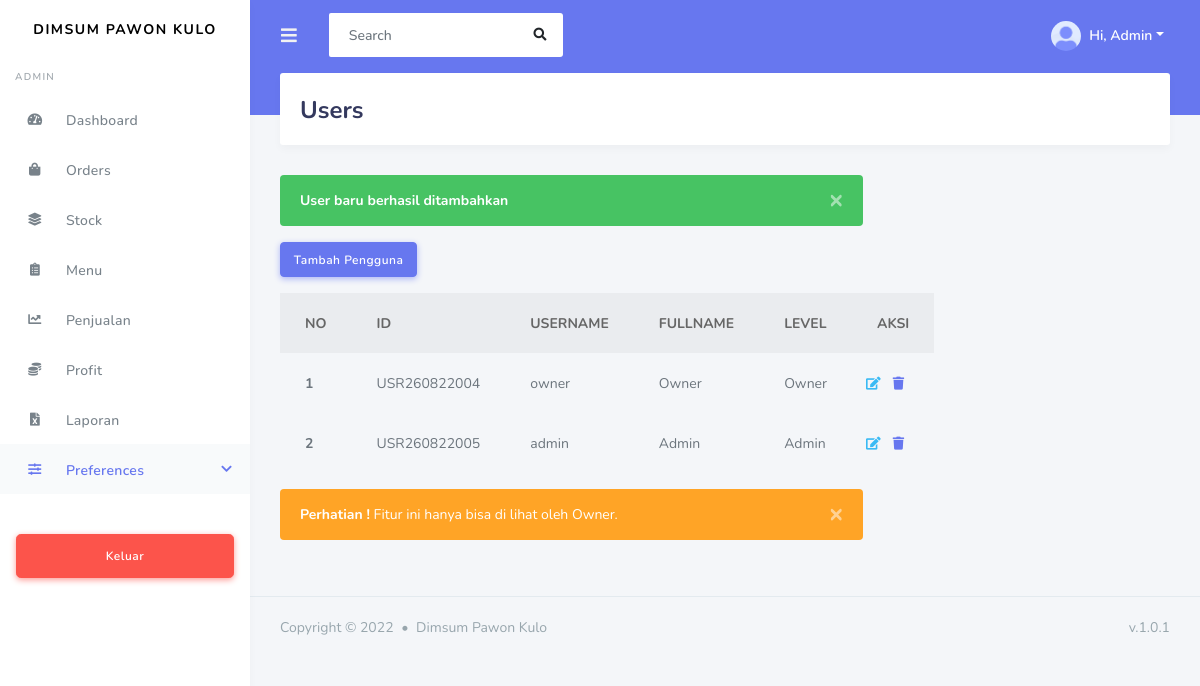
The app's page /view/superadmin/users.php?simpan=sukses (signed in) with its own data.
### tables this page shows
CREATE TABLE `user` (
  `id` varchar(20) NOT NULL,
  `username` varchar(20) NOT NULL,
  `fname` varchar(50) NOT NULL,
  `password` varchar(255) NOT NULL,
  `level` varchar(15) NOT NULL
);

### view/superadmin/users.php (the view, shortened to what this page needs)
<?php
    include "../../conn/koneksi.php";
    $query = mysqli_query($conn, "SELECT * FROM user");
    $result = array();
    while ($data = mysqli_fetch_array($query)) {
      $result[] = $data;
    }
    if(isset( $_GET['simpan'])){
        if($_GET['simpan'] =="sukses"){
            $notif = "
                <div class='alert alert-success alert-dismissible fade show' role='alert'>
                    <strong>User baru berhasil ditambahkan</strong>
                    <button type='button' class='close' data-dismiss='alert' aria-label='Close'>
                    <span aria-hidden='true'>&times;</span>
                    </button>
                </div>
            ";
        }
    }
?>
<!DOCTYPE html>
<html lang="en">
<head>
  <?php include "../master/header.php"; ?>
</head>
<body>
  <div id="app">
    <div class="main-wrapper">
      <div class="navbar-bg"></div>
      <nav class="navbar navbar-expand-lg main-navbar">
        <form class="form-inline mr-auto">
          <ul class="navbar-nav mr-3">
            <li><a href="#" data-toggle="sidebar" class="nav-link nav-link-lg"><i class="fas fa-bars"></i></a></li>
          </ul>
          <div class="search-element">
            <input class="form-control" type="search" placeholder="Search" aria-label="Search" data-width="250">
            <button class="btn" type="submit"><i class="fas fa-search"></i></button>
          </div>
        </form>
        <ul class="navbar-nav navbar-right">
          <li class="dropdown"><a href="#" data-toggle="dropdown" class="nav-link dropdown-toggle nav-link-lg nav-link-user">
            <img alt="image" src="../../assets/img/avatar/avatar-1.png" class="rounded-circle mr-1">
            <div class="d-sm-none d-lg-inline-block">Hi, <?= $_SESSION['fname']; ?></div></a>
          </li>
        </ul>
      </nav>
      <div class="main-sidebar">
        <aside id="sidebar-wrapper">
          <div class="sidebar-brand">
            <a href="index.html">Dimsum Pawon Kulo</a>
          </div>
          <ul class="sidebar-menu">
              <li class="menu-header"><?= $_SESSION['level']; ?></li>
              <li class="nav-item">
                <a href="dashboard.php" class="nav-link"><i class="fas fa-tachometer-alt"></i><span>Dashboard</span></a>
              </li>
              <li class=""><a class="nav-link" href="orders.php"><i class="fas fa-shopping-bag"></i><span>Orders</span></a></li>
              <li class=""><a class="nav-link" href="stock.php"><i class="fas fa-layer-group"></i><span>Stock</span></a></li>
              <li class=""><a class="nav-link" href="menu.php"><i class="fas fa-clipboard-list"></i><span>Menu</span></a></li>
              <li class=""><a class="nav-link" href="data_penjualan.php"><i class="fas fa-chart-line"></i><span>Penjualan</span></a></li>
              <li class=""><a class="nav-link" href="profit.php"><i class="fas fa-coins"></i><span>Profit</span></a></li>
              <li class=""><a class="nav-link" href="laporan.php"><i class="fas fa-file-excel"></i> <span>Laporan</span></a></li>
              <li class="nav-item dropdown active">
                <a href="#" class="nav-link has-dropdown"><i class="fas fa-sliders-h"></i><span>Preferences</span></a>
              </li>
            </ul>
            <div class="mt-4 mb-4 p-3 hide-sidebar-mini">
              <a href="../../logout.php" class="btn btn-danger btn-lg btn-block btn-icon-split">
              <i class="fas fa-sign-out"></i> Keluar
              </a>
            </div>
        </aside>
      </div>
      <div class="main-content">
        <section class="section">
          <div class="section-header">
            <h1>Users</h1>
          </div>
          <div class="section-body">
            <div class="row">
                <div class="col-lg-8">
                    <?=@$notif; ?>
                    <button type="button" class="btn btn-primary mb-3" data-toggle="modal" data-target="#tambahUserModal">
                        Tambah Pengguna
                    </button>
                    <table class="table">
                        <thead class="thead-dark">
                            <tr>
                                <th scope="col">NO</th>
                                <th scope="col">ID</th>
                                <th scope="col">USERNAME</th>
                                <th scope="col">FULLNAME</th>
                                <th scope="col">LEVEL</th>
                                <th scope="col">AKSI</th>
                            </tr>
                        </thead>
                        <tbody>
                            <?php
                                $no = 1;
                             foreach ($result as $user) :
                             ?>
                            <tr>
                                <th scope="row"><?= $no; ?></th>
                                <td><?= $user['id']; ?></td>
                                <td><?= $user['username']; ?></td>
                                <td><?= $user['fname']; ?></td>
                                <td><?= $user['level']; ?></td>
                                <td>
                                  <div class="form-inline row">
                                        <a href="user_edit.php?id=<?=$user['id']; ?>" class="mr-2 text-info" data-toggle="tooltip" data-placement="top" title="Ubah Data User"><i class="fas fa-edit"></i></a>
                                        <a href="../../functions/user_delete.php?id=<?=$user['id']; ?>" data-toggle="tooltip" data-placement="top" title="Hapus data user" class="text-primary" onclick = "return confirm ('Tindakan ini akan menghapus data secara permanen. Yakin ?');"><i class="fas fa-trash"></i>
                                        </a>
                                  </div>
                                </td>
                            </tr>
                            <?php
                                $no++;
                                endforeach
                            ?>
                        </tbody>
                    </table>
                    <div class="alert alert-warning alert-dismissible fade show" role="alert">
                        <strong>Perhatian !</strong> Fitur ini hanya bisa di lihat oleh Owner.
                        <button type="button" class="close" data-dismiss="alert" aria-label="Close">
                            <span aria-hidden="true">&times;</span>
                        </button>
                    </div>
                </div>
            </div>
          </div>
        </section>
      </div>
     <?php include "../master/footer.php" ?>
</body>
</html>

### records on screen
user: id "USR260822004", username "owner", fname "Owner", level "Owner"
user: id "USR260822005", username "admin", fname "Admin", level "Admin"

### other values on screen
$_SESSION['fname'] "Admin"
$_SESSION['level'] "ADMIN"
